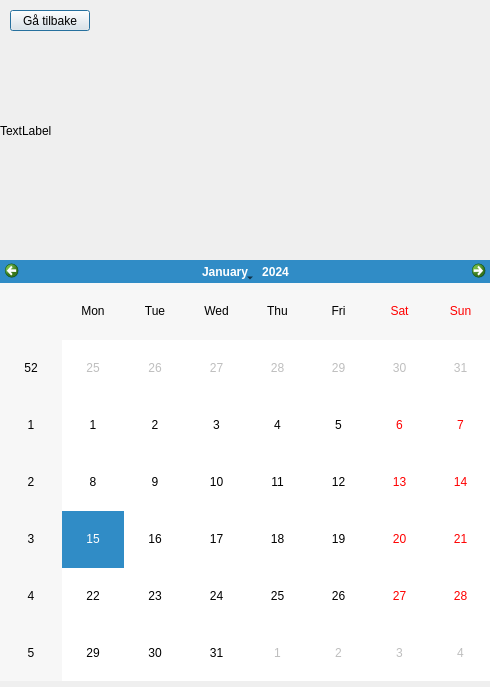
<?xml version="1.0" encoding="UTF-8"?>
<ui version="4.0">
 <class>calenderDialog</class>
 <widget class="QDialog" name="calenderDialog">
  <property name="geometry">
   <rect>
    <x>0</x>
    <y>0</y>
    <width>490</width>
    <height>687</height>
   </rect>
  </property>
  <property name="windowTitle">
   <string>Dialog</string>
  </property>
  <widget class="QCalendarWidget" name="calendarWidget">
   <property name="geometry">
    <rect>
     <x>0</x>
     <y>260</y>
     <width>491</width>
     <height>421</height>
    </rect>
   </property>
  </widget>
  <widget class="QLabel" name="label_Calender_Picture">
   <property name="geometry">
    <rect>
     <x>0</x>
     <y>0</y>
     <width>491</width>
     <height>261</height>
    </rect>
   </property>
   <property name="text">
    <string>TextLabel</string>
   </property>
  </widget>
  <widget class="QPushButton" name="pushButton">
   <property name="geometry">
    <rect>
     <x>10</x>
     <y>10</y>
     <width>80</width>
     <height>21</height>
    </rect>
   </property>
   <property name="text">
    <string>Gå tilbake</string>
   </property>
  </widget>
 </widget>
 <resources/>
 <connections/>
</ui>
